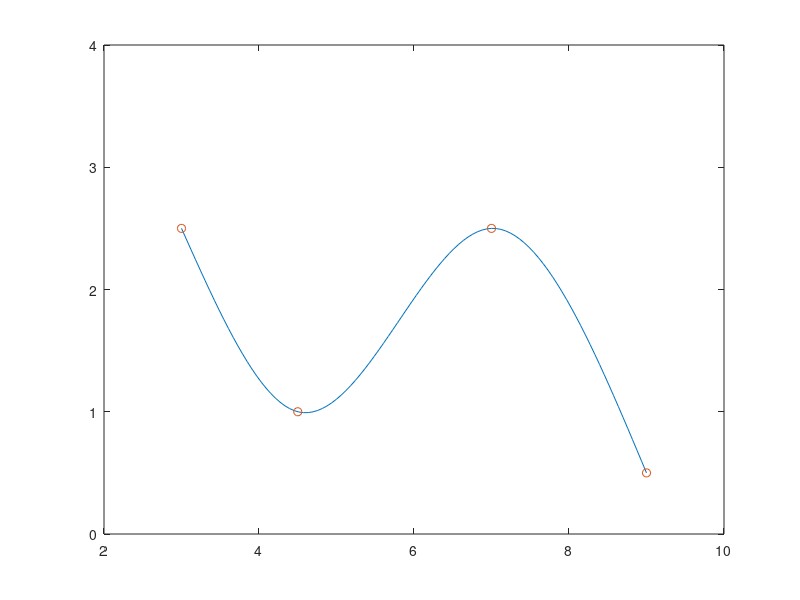

Source code (MATLAB):
clear
xi = [3.0;
    4.5;
    7.0;
    9.0;];
fi = [2.5;
    1.0;
    2.5;
    0.5;];
n = length(xi);

hi = diff(xi);
df = diff(fi);

ai = fi(1:n-1);

Coef = zeros(n);
RH = zeros(n,1);

Coef(1,1) = 1;
for ii = 2:n-1
    Coef(ii,ii-1) = hi(ii-1);
    Coef(ii,ii) = 2*(hi(ii-1)+hi(ii));
    Coef(ii,ii+1) = hi(ii);
    RH(ii) = 3*(df(ii)/hi(ii)-df(ii-1)/hi(ii-1));
end
Coef(n,n) = 1;

ci = Coef\RH;
di = diff(ci)./hi/3;

for ii = 1: n-1
    bi(ii) = df(ii)/hi(ii) - hi(ii)/3*(2*ci(ii)+ci(ii+1));
end

x = linspace(3,9);
f = zeros(size(x));

for count = 1:100
    i = find(x(count)>=xi(1:n-1),1,'last');
    f(count) = ai(i) + bi(i) * (x(count)-xi(i)) + ci(i) * (x(count)-xi(i))^2 + ...
        di(i) * (x(count)-xi(i))^3;
end
figure
plot(x,f)
hold on
plot(xi,fi,'o')
xlim([2 10])
ylim([0 4])